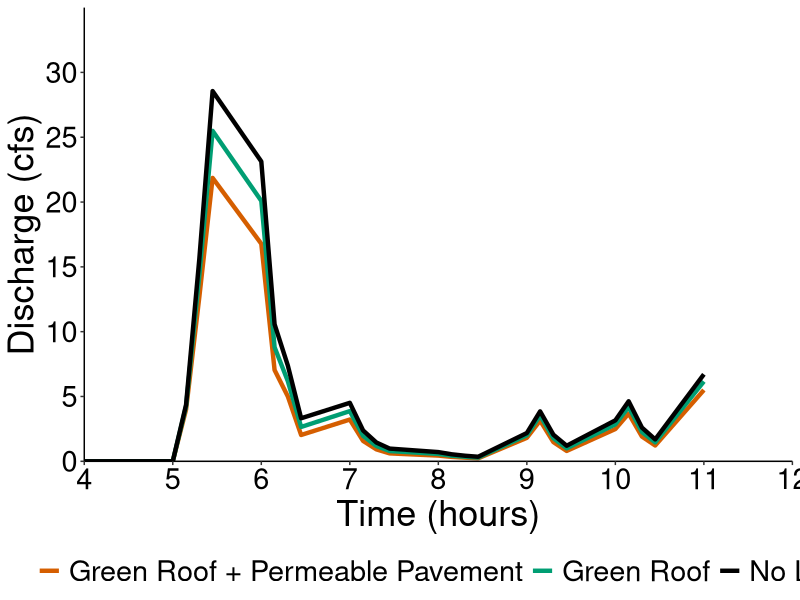
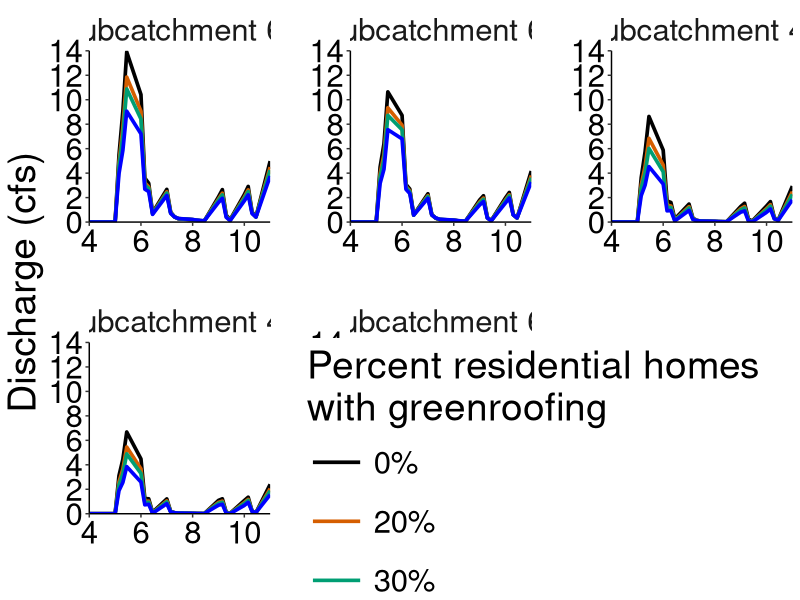
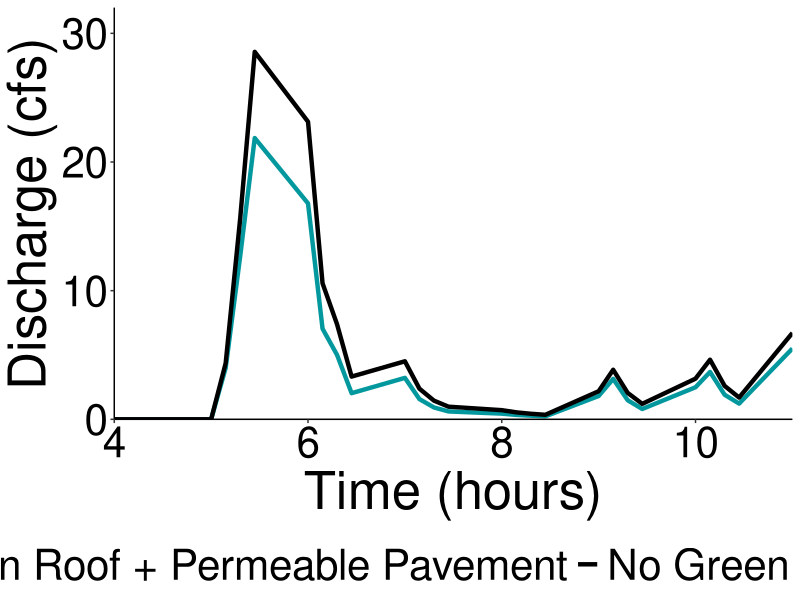
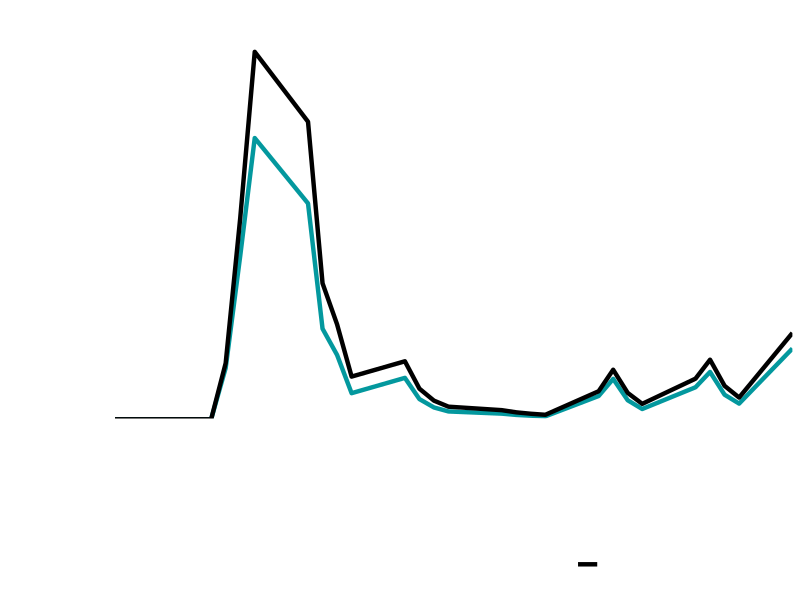
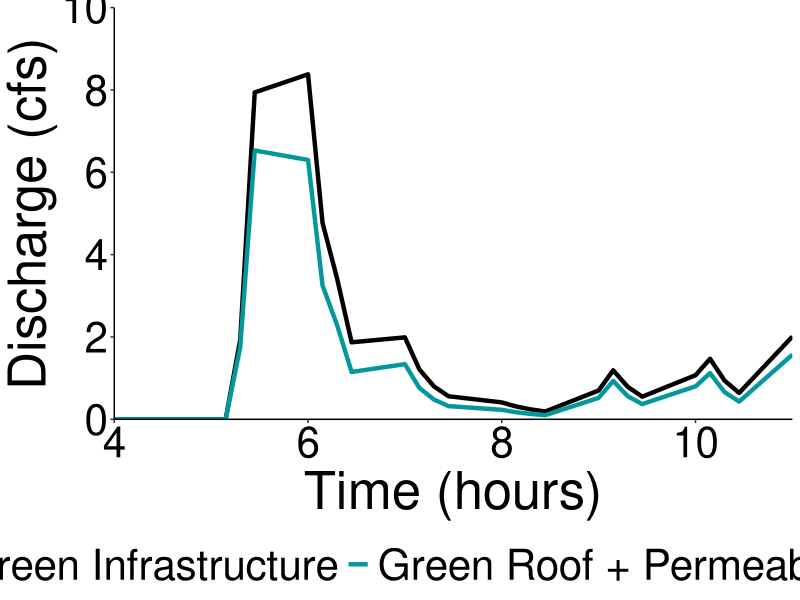
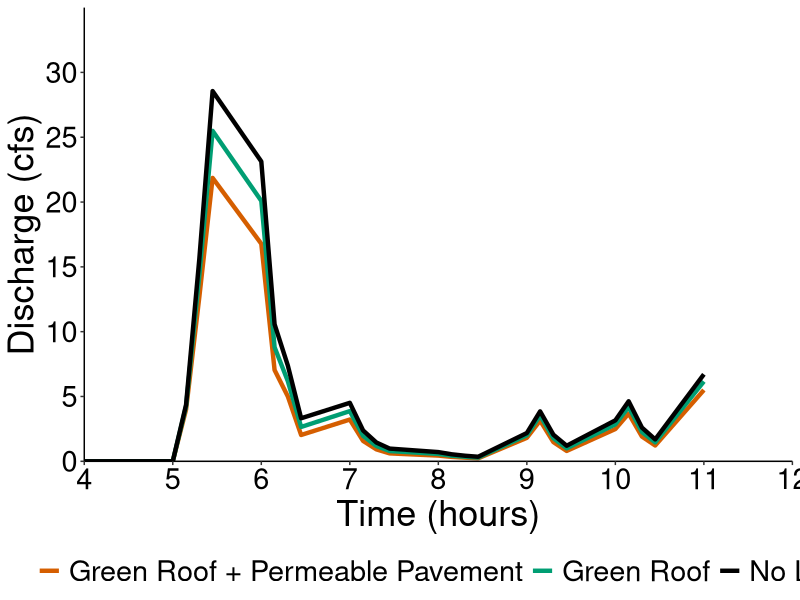
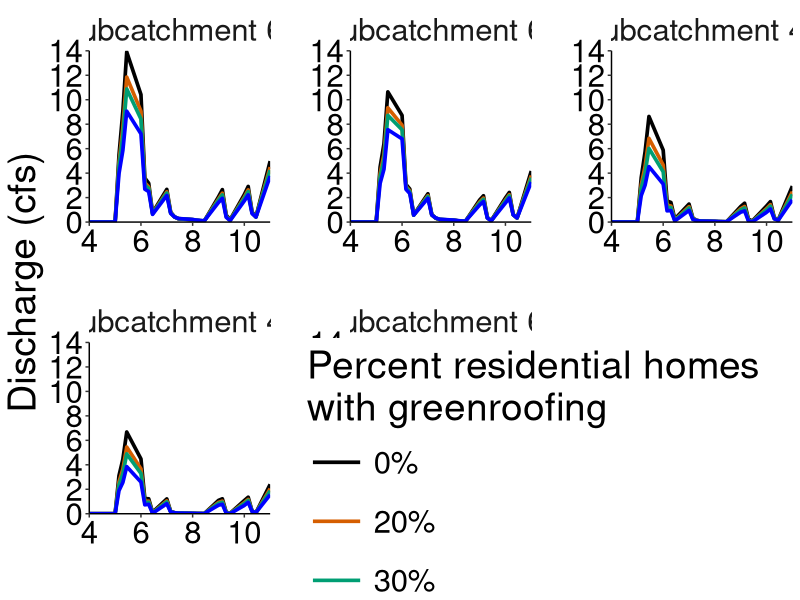

The R source for these figures, in order:
## ---- chunk 1
knitr::opts_chunk$set(echo = TRUE)
library(tidyverse) #For data wrangling
library(here)
library(kableExtra) # for tables
library(gganimate) # for creating gif
## ---- chunk 2
#read in data
subcatch_78runoff <- read.csv(here("LID_Graphs", "subcatchment78_LID_runoff.csv"))
wailupe_greenroof_top5 <- read.csv(here("LID_Graphs", "wailupe_greenroof_top5.csv"))
## ---- chunk 3
#Create graph for subcatchment 78 runoff 

cbp2 <- c("#D55E00","#009E73", "#000000")

runoff_78 <- ggplot(subcatch_78runoff, aes(x=time, y = runoff_cfs, color = lid_type)) + 
  geom_line(aes(color=lid_type), size= 1.5)+
  theme_classic()+
  labs(x="Time (hours)", y="Discharge (cfs)")+
  scale_y_continuous(limits= c(0,35), breaks= seq(0,30, by= 5),expand= c(0,0))+
  scale_x_continuous(limits= c(4,12), breaks= seq(0,12, by= 1),expand= c(0,0))+
  theme(legend.title = element_blank())+
  theme(legend.position="bottom") +
  scale_colour_manual(labels = c("Green Roof + Permeable Pavement", "Green Roof", "No LID"), values= cbp2) +
  theme(text=element_text(color="black"),axis.text=element_text(color="black")) +
  theme(text = element_text(size =26))

runoff_78

ggsave("lid_runoff_78.png", runoff_78, width = 16, height = 10, units = "in" )

## animated plot

runoff_78_animate <- ggplot(subcatch_78runoff, aes(x=time, y = runoff_cfs, color = lid_type)) + 
  geom_line(aes(color=lid_type), size= 1.5)+
  theme_classic()+
  labs(x="Time (hours)", y="Discharge (cubic feet / second)")+
  scale_y_continuous(limits= c(0,35), breaks= seq(0,30, by= 5),expand= c(0,0))+
  scale_x_continuous(limits= c(4,12), breaks= seq(0,12, by= 1),expand= c(0,0))+
  theme(legend.title = element_blank())+
  theme(legend.position="bottom") +
  scale_colour_manual(labels = c("Green Roof + Permeable Pavement", "Green Roof", "No LID"), values= cbp2) +
  theme(text=element_text(color="black"),axis.text=element_text(color="black")) +
  theme(text = element_text(size =26)) +
    transition_reveal(time)

runoff_78_animate

# animate in a two step process:
  # animate(runoff_78_animate, height = 900, width =1000, renderer = gifski_renderer(loop = FALSE), bg = 'transparent')
   # anim_save("runoff_78_animate.gif")  
## ---- chunk 4
# graph green roof scenarios for top 5 runoff hotspots 

cbp2 <- c("#000000","#D55E00","#009E73", 'blue')

top5 <- ggplot(wailupe_greenroof_top5, aes(x=time, y = runoff_cfs, color = perc_greenroof)) + 
  geom_line(aes(color=perc_greenroof), size= 1.25)+
  theme_classic() +
  facet_wrap(~factor(subcatchment, levels=c('Subcatchment 67','Subcatchment 68','Subcatchment 45','Subcatchment 47', 'Subcatchment 60')), scales = "free")+ # arrange by 67, 68, 45, 47, 60  
  labs(x="Time (hours)", y="Discharge (cfs)")+
  scale_y_continuous(limits= c(0,14), breaks= seq(0,14, by= 2),expand= c(0,0))+
  scale_x_continuous(limits= c(4,11), breaks= seq(4,11, by= 2),expand= c(0,0))+
  theme(panel.spacing.x = unit(10, "mm"), 
        panel.spacing.y= unit(10, "mm"),
        strip.background = element_blank()) +
  theme(legend.position="right") +
  scale_colour_manual(labels = c("0%", "20%", "30%", "50%"), values= cbp2, name = "Percent residential homes \nwith greenroofing") +
  theme(text=element_text(color="black"),axis.text=element_text(color="black")) +
  theme(text = element_text(size =28)) + 
  theme(
    legend.position = c(.98, .38),
    legend.justification = c("right", "top"),
    legend.box.just = "right",
    legend.margin = margin(6, 6, 6, 6), 
    legend.key.size = unit(1.5, "cm"),
    legend.title=element_text(size=28)) 

top5

ggsave("top5.png", top5, width = 20, height = 10, units = "in")

## ---- chunk 5
## read in each percent green roof
wailupe_greenroof_20perc <- read.csv(here("LID_Graphs", "wailupe_green_roofs_20percentresults.csv"))
wailupe_greenroof_30perc <- read.csv(here("LID_Graphs", "wailupe_green_roofs_30percentresults.csv"))
wailupe_greenroof_50perc <- read.csv(here("LID_Graphs", "wailupe_green_roofs_50percentresults.csv"))
## ---- chunk 6
wailupe_greenroof_20perc_table <- wailupe_greenroof_20perc %>% 
  arrange(desc(Runoff.Coefficient)) %>%  
  kable(col.names=c("Subcatchment","Total Runoff (10$^{6}$ gal)", "Peak Runoff (cfs)", "Runoff Coefficient")) %>%
  kable_styling(bootstrap_options = "striped")

wailupe_greenroof_20perc_table


wailupe_greenroof_30perc_table <- wailupe_greenroof_30perc %>% 
  arrange(desc(Runoff.Coefficient)) %>%  
  kable(col.names=c("Subcatchment","Total Runoff (10$^{6}$ gal)", "Peak Runoff (cfs)", "Runoff Coefficient")) %>%
  kable_styling(bootstrap_options = "striped")

wailupe_greenroof_30perc_table

wailupe_greenroof_50perc_table <- wailupe_greenroof_50perc %>% 
  arrange(desc(Runoff.Coefficient)) %>%  
  kable(col.names=c("Subcatchment","Total Runoff (10$^{6}$ gal)", "Peak Runoff (cfs)", "Runoff Coefficient")) %>%
  kable_styling(bootstrap_options = "striped")

wailupe_greenroof_50perc_table
## ---- chunk 7
## black = no lid 
## blue = combined = #03989E

cp3 <- c("#03989E", "#000000")

subcatch_78runoff_nolid_comb <- subcatch_78runoff %>% 
  filter(lid_type %in% c("no_lid", "combined"))

# to export sub 78 df with just no_lid and combined greenroof and permeable pavement 
# write.csv(subcatch_78runoff_nolid_comb, "subcatch_78runoff_nolid_comb.csv")

runoff_78_nolid_comb <- ggplot(subcatch_78runoff_nolid_comb, aes(x=time, y = runoff_cfs, color = lid_type)) + 
  geom_line(aes(color=lid_type), size= 1.5)+
  theme_classic()+
  labs(x="Time (hours)", y="Discharge (cfs)")+
  scale_y_continuous(limits= c(0,32), breaks= seq(0,30, by= 10),expand= c(0,0))+
  scale_x_continuous(limits= c(4,11), breaks= seq(0,12, by= 2),expand= c(0,0))+
  theme(legend.title = element_blank())+
  theme(legend.position="bottom") +
  scale_colour_manual(labels = c("Green Roof + Permeable Pavement", "No Green Infastructure"), values= cp3) +
  theme(text=element_text(color="black"),axis.text=element_text(color="black")) +
  theme(text = element_text(size =38))

runoff_78_nolid_comb

# ggsave("runoff_78_nolid_comb.png", runoff_78_nolid_comb, width = 16, height = 10, units = "in" )

## animated plot for publics
runoff_78_nolid_comb_animate <- ggplot(subcatch_78runoff_nolid_comb, aes(x=time, y = runoff_cfs, color = lid_type)) + 
  geom_line(aes(color=lid_type), size= 1.5)+
  theme_classic()+
  labs(x="Time (hours)", y="Discharge (cubic feet / second)")+
  scale_y_continuous(limits= c(0,32), breaks= seq(0,30, by= 10),expand= c(0,0))+
  scale_x_continuous(limits= c(4,11), breaks= seq(0,12, by= 2),expand= c(0,0))+
  theme(legend.title = element_blank())+
  guides(color = guide_legend(override.aes = list(size = 3))) + # changes line thickness on legend
  theme(legend.position="bottom") +
  scale_colour_manual(labels = c("Green Roof + Permeable Pavement", "No Green Infastructure"), values= cp3) +
  theme(text=element_text(color="black"),axis.text=element_text(color="black")) +
  theme(text = element_text(size=38)) +
  transition_reveal(time) 
# +
#   theme(
#     panel.background = element_rect(fill = "transparent"), # bg of the panel
#     plot.background = element_rect(fill = "transparent", color = NA), # bg of the plot
#     panel.grid.major = element_blank(), # get rid of major grid
#     panel.grid.minor = element_blank(), # get rid of minor grid
#     legend.background = element_rect(fill = "transparent"), # get rid of legend bg
#   )

runoff_78_nolid_comb_animate

# animate in a two step process:
 # animate(runoff_78_nolid_comb_animate, height = 900, width =1000, renderer = gifski_renderer(loop = FALSE), bg = 'transparent')

 #  anim_save("runoff_78_nolid_comb_animate.gif") 

## ---- chunk 8
runoff_78_nolid_comb_v2 <- ggplot(subcatch_78runoff_nolid_comb, aes(x=time, y = runoff_cfs, color = lid_type)) + 
  geom_line(aes(color=lid_type), size= 1.5)+
  theme_classic()+
  labs(x="Time (hours)", y="Discharge (cubic feet / second)")+
  scale_y_continuous(limits= c(0,32), breaks= seq(0,30, by= 10),expand= c(0,0))+
  scale_x_continuous(limits= c(4,11), breaks= seq(0,12, by= 2),expand= c(0,0))+
  guides(color = guide_legend(override.aes = list(size = 3))) + # changes line thickness on legend
  theme(legend.title = element_blank())+
  theme(legend.position="bottom") +
  scale_colour_manual(labels = c("Green Roof + Permeable Pavement", "No Green Infastructure"), values= cp3) +
  theme(text=element_text(color="white"),
        axis.text=element_text(color="white")) +
  theme(text = element_text(size =38)) +
  theme(
    panel.background = element_rect(fill = "transparent"), # bg of the panel
    plot.background = element_rect(fill = "transparent", color = NA), # bg of the plot
    panel.grid.major = element_blank(), # get rid of major grid
    panel.grid.minor = element_blank(), # get rid of minor grid
    legend.background = element_rect(fill = "transparent"), # get rid of legend bg
    legend.box.background = element_rect(fill = "transparent", colour="transparent"),  # get rid of legend panel bg +
  axis.line = element_line(colour = "white"),
  axis.title.x = element_text(color="white"),
  axis.title.y = element_text(color="white"),
  axis.text.x= element_text(color = "white"),
  axis.text.y= element_text(color = "white"),
  axis.ticks = element_line(colour = "white"))


runoff_78_nolid_comb_v2


# ggsave('runoff_78_nolid_comb_v2.png', runoff_78_nolid_comb_v2, width = 14, height = 11, units = "in")
## ---- chunk 9
subcatchment78_minMCF <- read.csv(here("LID_Graphs", "subcatch78_min_mcf.csv"))
subcatchment78_maxMCF <- read.csv(here("LID_Graphs", "subcatch78_max_mcf.csv"))

cp3 <- c("#000000", "#03989E")

subcatchment78_minMCF_plot <- ggplot(subcatchment78_minMCF, aes(x=time, y = runoff_cfs, color = scenario)) +  geom_line(aes(color=scenario), size= 1.5)+
  theme_classic()+
  labs(x="Time (hours)", y="Discharge (cfs)")+
  scale_y_continuous(limits= c(0,10), breaks= seq(0,10, by= 2),expand= c(0,0))+
  scale_x_continuous(limits= c(4,11), breaks= seq(0,12, by= 2),expand= c(0,0))+
  theme(legend.title = element_blank())+
  theme(legend.position="bottom") +
  scale_colour_manual(labels = c("No Green Infrastructure", "Green Roof + Permeable Pavement"), values= cp3) +
  theme(text=element_text(color="black"),axis.text=element_text(color="black")) +
  theme(text = element_text(size =38)) +
  guides(color = guide_legend(override.aes = list(size = 3)))  # changes line thickness on legend

subcatchment78_minMCF_plot


# ggsave("runoff_78_nolid_comb.png", runoff_78_nolid_comb, width = 16, height = 10, units = "in" )
